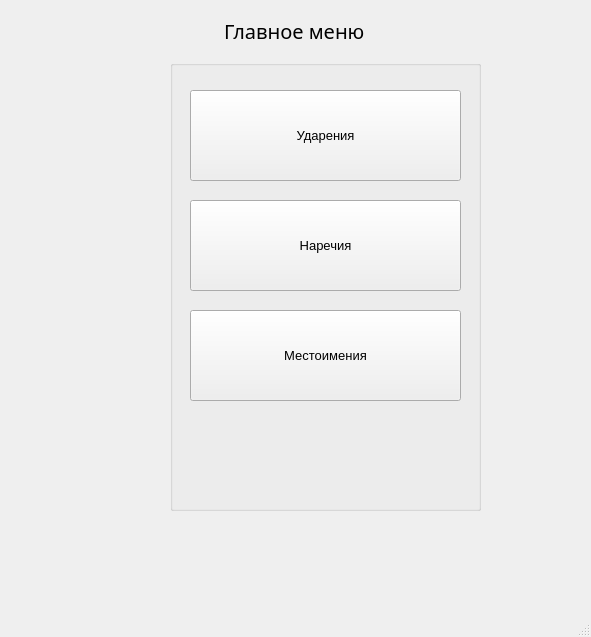
<?xml version="1.0" encoding="UTF-8"?>
<ui version="4.0">
 <class>MainWindow</class>
 <widget class="QMainWindow" name="MainWindow">
  <property name="geometry">
   <rect>
    <x>0</x>
    <y>0</y>
    <width>591</width>
    <height>637</height>
   </rect>
  </property>
  <property name="font">
   <font>
    <pointsize>10</pointsize>
    <weight>50</weight>
    <italic>false</italic>
    <bold>false</bold>
    <underline>false</underline>
    <strikeout>false</strikeout>
   </font>
  </property>
  <property name="windowTitle">
   <string>ЕГЭ-тренажер</string>
  </property>
  <widget class="QWidget" name="centralwidget">
   <widget class="QLabel" name="label">
    <property name="geometry">
     <rect>
      <x>224</x>
      <y>10</y>
      <width>191</width>
      <height>41</height>
     </rect>
    </property>
    <property name="font">
     <font>
      <family>PT Bold Arch</family>
      <pointsize>15</pointsize>
     </font>
    </property>
    <property name="text">
     <string>Главное меню</string>
    </property>
   </widget>
   <widget class="QGroupBox" name="groupBox">
    <property name="geometry">
     <rect>
      <x>170</x>
      <y>60</y>
      <width>311</width>
      <height>451</height>
     </rect>
    </property>
    <property name="autoFillBackground">
     <bool>false</bool>
    </property>
    <property name="title">
     <string/>
    </property>
    <widget class="QPushButton" name="adverbButton">
     <property name="geometry">
      <rect>
       <x>20</x>
       <y>140</y>
       <width>271</width>
       <height>91</height>
      </rect>
     </property>
     <property name="text">
      <string>Наречия</string>
     </property>
    </widget>
    <widget class="QPushButton" name="pronounButton">
     <property name="geometry">
      <rect>
       <x>20</x>
       <y>250</y>
       <width>271</width>
       <height>91</height>
      </rect>
     </property>
     <property name="text">
      <string>Местоимения</string>
     </property>
    </widget>
    <widget class="QPushButton" name="accentButton">
     <property name="geometry">
      <rect>
       <x>20</x>
       <y>30</y>
       <width>271</width>
       <height>91</height>
      </rect>
     </property>
     <property name="text">
      <string>Ударения</string>
     </property>
    </widget>
   </widget>
  </widget>
  <widget class="QMenuBar" name="menubar">
   <property name="geometry">
    <rect>
     <x>0</x>
     <y>0</y>
     <width>591</width>
     <height>29</height>
    </rect>
   </property>
  </widget>
  <widget class="QStatusBar" name="statusbar"/>
 </widget>
 <resources/>
 <connections/>
</ui>
